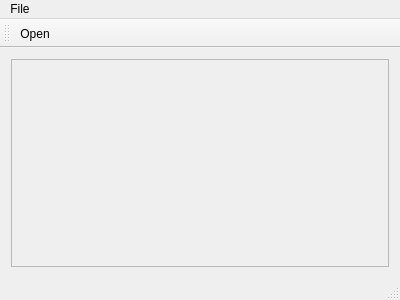
<?xml version="1.0" encoding="UTF-8"?>
<ui version="4.0">
 <class>MainWindow</class>
 <widget class="QMainWindow" name="MainWindow">
  <property name="geometry">
   <rect>
    <x>0</x>
    <y>0</y>
    <width>400</width>
    <height>300</height>
   </rect>
  </property>
  <property name="windowTitle">
   <string>MainWindow</string>
  </property>
  <widget class="QWidget" name="centralWidget">
   <layout class="QVBoxLayout" name="verticalLayout">
    <item>
     <widget class="QScrollArea" name="scrollArea">
      <property name="widgetResizable">
       <bool>true</bool>
      </property>
      <widget class="QWidget" name="scrollAreaWidgetContents">
       <property name="geometry">
        <rect>
         <x>0</x>
         <y>0</y>
         <width>380</width>
         <height>210</height>
        </rect>
       </property>
       <layout class="QVBoxLayout" name="verticalLayout_2"/>
      </widget>
     </widget>
    </item>
   </layout>
  </widget>
  <widget class="QMenuBar" name="menuBar">
   <property name="geometry">
    <rect>
     <x>0</x>
     <y>0</y>
     <width>400</width>
     <height>19</height>
    </rect>
   </property>
   <widget class="QMenu" name="menuFile">
    <property name="title">
     <string>File</string>
    </property>
    <addaction name="actionOpen"/>
   </widget>
   <addaction name="menuFile"/>
  </widget>
  <widget class="QToolBar" name="mainToolBar">
   <attribute name="toolBarArea">
    <enum>TopToolBarArea</enum>
   </attribute>
   <attribute name="toolBarBreak">
    <bool>false</bool>
   </attribute>
   <addaction name="actionOpen"/>
  </widget>
  <widget class="QStatusBar" name="statusBar"/>
  <action name="actionOpen">
   <property name="text">
    <string>Open...</string>
   </property>
  </action>
 </widget>
 <layoutdefault spacing="6" margin="11"/>
 <resources/>
 <connections/>
</ui>
